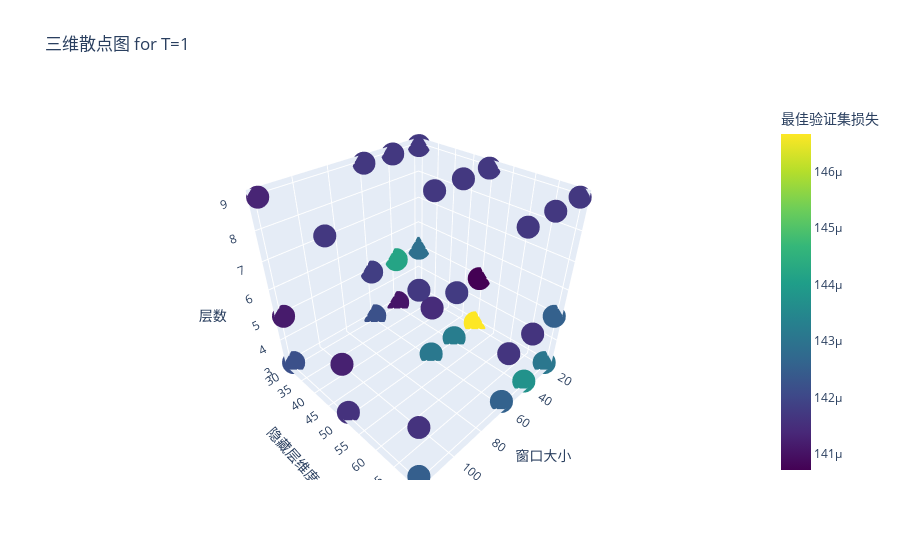
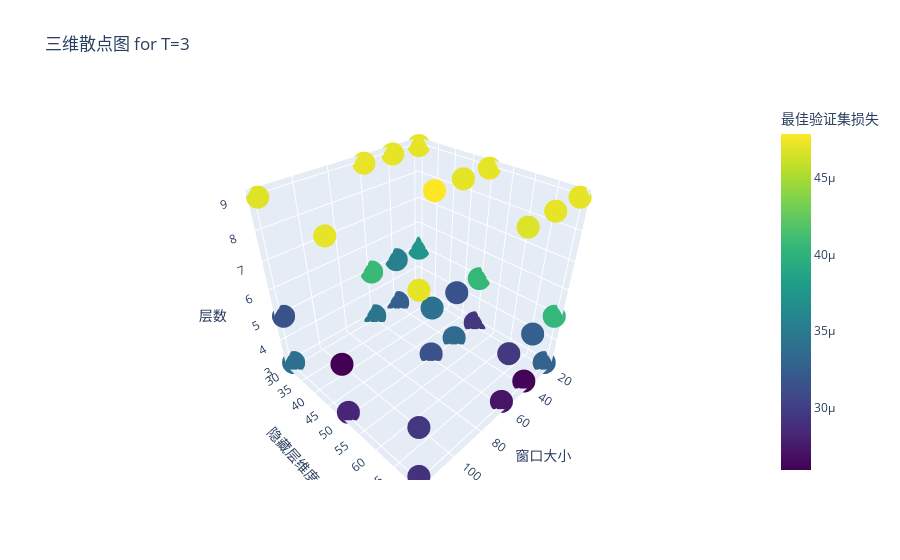
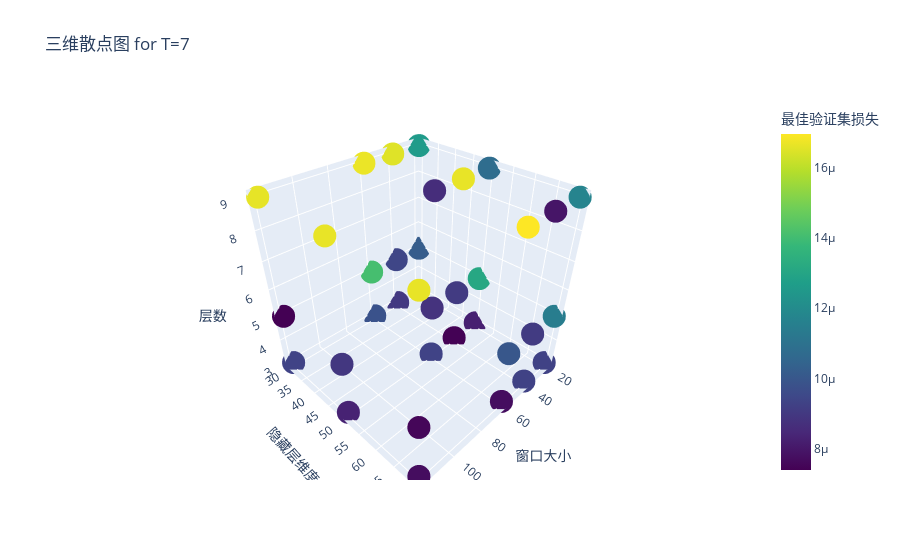
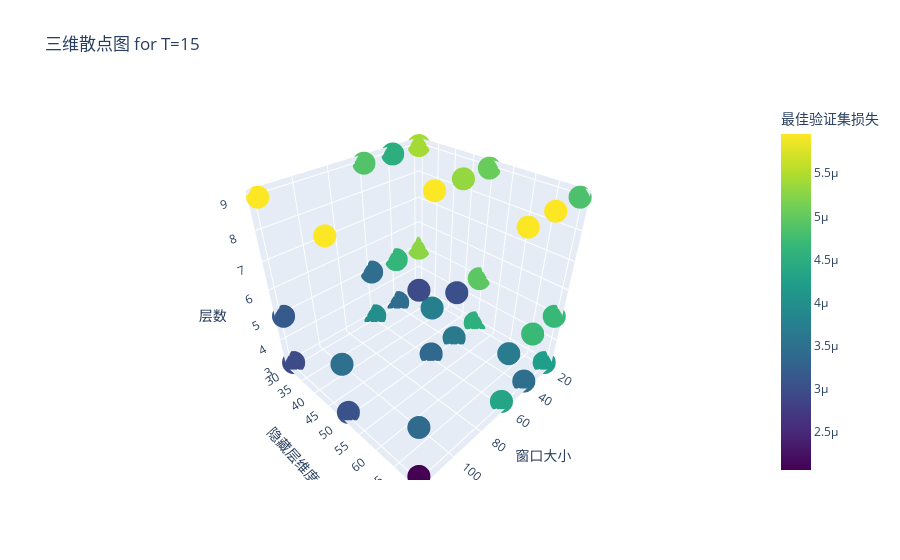

The notebook cell saved with these charts, in order:
### Code cell
# 为每个T值绘制三维散点图
for t in data['T'].unique():
    fig = px.scatter_3d(data[data['T'] == t],
                        x='window_size',
                        y='hidden_dim',
                        z='num_layers',
                        color='best_val_loss',
                        color_continuous_scale='Viridis',
                        title=f'三维散点图 for T={t}',
                        labels={'window_size': '窗口大小', 'hidden_dim': '隐藏层维度', 'num_layers': '层数', 'best_val_loss': '最佳验证集损失'})
    # 将best_val_loss最小的三个的参数标注在图中，就像把鼠标放到点上显示的信息
    fig.update_traces(textposition='top center', textfont_size=8, selector=dict(mode='markers'))
    
 
    fig.show()

    # 保存图表
    fig.write_html(f'3d_scatter_plots_{config_id}/3d_scatter_plot_T_{t}.html')

### Figure 1 — Plotly figure (JSON) as saved in the notebook; plotly's stock layout.template omitted (floating-point values rounded to 4 significant figures)
{"data": [{"hovertemplate": "窗口大小=%{x}<br>隐藏层维度=%{y}<br>层数=%{z}<br>最佳验证集损失=%{marker.color}<extra></extra>", "legendgroup": "", "marker": {"color": [0.000144, 0.0001429, 0.0001417, 0.0001467, 0.0001407, 0.0001417, 0.0001431, 0.0001426, 0.0001417, 0.0001411, 0.0001442, 0.0001417, 0.0001432, 0.0001418, 0.0001417, 0.0001437, 0.0001416, 0.0001417, 0.0001422, 0.0001418, 0.0001417, 0.0001431, 0.0001415, 0.0001417, 0.0001426, 0.0001416, 0.0001417, 0.0001422, 0.0001411, 0.0001413, 0.0001416, 0.0001413, 0.0001417, 0.0001425, 0.0001416, 0.0001417], "coloraxis": "coloraxis", "symbol": "circle"}, "mode": "markers", "name": "", "scene": "scene", "showlegend": false, "x": [20, 20, 20, 20, 20, 20, 20, 20, 20, 40, 40, 40, 40, 40, 40, 40, 40, 40, 60, 60, 60, 60, 60, 60, 60, 60, 60, 120, 120, 120, 120, 120, 120, 120, 120, 120], "y": [30, 30, 30, 50, 50, 50, 70, 70, 70, 30, 30, 30, 50, 50, 50, 70, 70, 70, 30, 30, 30, 50, 50, 50, 70, 70, 70, 30, 30, 30, 50, 50, 50, 70, 70, 70], "z": [3, 5, 9, 3, 5, 9, 3, 5, 9, 3, 5, 9, 3, 5, 9, 3, 5, 9, 3, 5, 9, 3, 5, 9, 3, 5, 9, 3, 5, 9, 3, 5, 9, 3, 5, 9], "type": "scatter3d", "textfont": {"size": 8}, "textposition": "top center"}], "layout": {"scene": {"domain": {"x": [0.0, 1.0], "y": [0.0, 1.0]}, "xaxis": {"title": {"text": "窗口大小"}}, "yaxis": {"title": {"text": "隐藏层维度"}}, "zaxis": {"title": {"text": "层数"}}}, "coloraxis": {"colorbar": {"title": {"text": "最佳验证集损失"}}, "colorscale": [[0.0, "#440154"], [0.1111, "#482878"], [0.2222, "#3e4989"], [0.3333, "#31688e"], [0.4444, "#26828e"], [0.5556, "#1f9e89"], [0.6667, "#35b779"], [0.7778, "#6ece58"], [0.8889, "#b5de2b"], [1.0, "#fde725"]]}, "legend": {"tracegroupgap": 0}, "title": {"text": "三维散点图 for T=1"}}}

### Figure 2 — Plotly figure (JSON) as saved in the notebook; plotly's stock layout.template omitted (floating-point values rounded to 4 significant figures)
{"data": [{"hovertemplate": "窗口大小=%{x}<br>隐藏层维度=%{y}<br>层数=%{z}<br>最佳验证集损失=%{marker.color}<extra></extra>", "legendgroup": "", "marker": {"color": [3.617e-05, 3.743e-05, 4.709e-05, 2.949e-05, 4.056e-05, 4.71e-05, 3.28e-05, 4.057e-05, 4.709e-05, 3.257e-05, 3.547e-05, 4.709e-05, 3.347e-05, 3.155e-05, 4.709e-05, 2.619e-05, 3.251e-05, 4.709e-05, 3.444e-05, 4.073e-05, 4.719e-05, 3.144e-05, 3.422e-05, 4.787e-05, 2.717e-05, 2.96e-05, 4.675e-05, 3.384e-05, 3.149e-05, 4.682e-05, 2.828e-05, 2.593e-05, 4.71e-05, 2.901e-05, 2.95e-05, 4.709e-05], "coloraxis": "coloraxis", "symbol": "circle"}, "mode": "markers", "name": "", "scene": "scene", "showlegend": false, "x": [20, 20, 20, 20, 20, 20, 20, 20, 20, 40, 40, 40, 40, 40, 40, 40, 40, 40, 60, 60, 60, 60, 60, 60, 60, 60, 60, 120, 120, 120, 120, 120, 120, 120, 120, 120], "y": [30, 30, 30, 50, 50, 50, 70, 70, 70, 30, 30, 30, 50, 50, 50, 70, 70, 70, 30, 30, 30, 50, 50, 50, 70, 70, 70, 30, 30, 30, 50, 50, 50, 70, 70, 70], "z": [3, 5, 9, 3, 5, 9, 3, 5, 9, 3, 5, 9, 3, 5, 9, 3, 5, 9, 3, 5, 9, 3, 5, 9, 3, 5, 9, 3, 5, 9, 3, 5, 9, 3, 5, 9], "type": "scatter3d", "textfont": {"size": 8}, "textposition": "top center"}], "layout": {"scene": {"domain": {"x": [0.0, 1.0], "y": [0.0, 1.0]}, "xaxis": {"title": {"text": "窗口大小"}}, "yaxis": {"title": {"text": "隐藏层维度"}}, "zaxis": {"title": {"text": "层数"}}}, "coloraxis": {"colorbar": {"title": {"text": "最佳验证集损失"}}, "colorscale": [[0.0, "#440154"], [0.1111, "#482878"], [0.2222, "#3e4989"], [0.3333, "#31688e"], [0.4444, "#26828e"], [0.5556, "#1f9e89"], [0.6667, "#35b779"], [0.7778, "#6ece58"], [0.8889, "#b5de2b"], [1.0, "#fde725"]]}, "legend": {"tracegroupgap": 0}, "title": {"text": "三维散点图 for T=3"}}}

### Figure 3 — Plotly figure (JSON) as saved in the notebook; plotly's stock layout.template omitted (floating-point values rounded to 4 significant figures)
{"data": [{"hovertemplate": "窗口大小=%{x}<br>隐藏层维度=%{y}<br>层数=%{z}<br>最佳验证集损失=%{marker.color}<extra></extra>", "legendgroup": "", "marker": {"color": [1.056e-05, 1.02e-05, 1.26e-05, 8.239e-06, 1.308e-05, 1.077e-05, 9.286e-06, 1.143e-05, 1.171e-05, 9.003e-06, 9.405e-06, 1.651e-05, 7.425e-06, 9.057e-06, 1.665e-05, 9.292e-06, 9.065e-06, 7.947e-06, 9.839e-06, 1.409e-05, 1.669e-05, 9.327e-06, 8.821e-06, 8.619e-06, 7.714e-06, 9.99e-06, 1.695e-05, 9.325e-06, 7.391e-06, 1.662e-05, 8.303e-06, 8.935e-06, 1.664e-05, 7.716e-06, 7.528e-06, 1.664e-05], "coloraxis": "coloraxis", "symbol": "circle"}, "mode": "markers", "name": "", "scene": "scene", "showlegend": false, "x": [20, 20, 20, 20, 20, 20, 20, 20, 20, 40, 40, 40, 40, 40, 40, 40, 40, 40, 60, 60, 60, 60, 60, 60, 60, 60, 60, 120, 120, 120, 120, 120, 120, 120, 120, 120], "y": [30, 30, 30, 50, 50, 50, 70, 70, 70, 30, 30, 30, 50, 50, 50, 70, 70, 70, 30, 30, 30, 50, 50, 50, 70, 70, 70, 30, 30, 30, 50, 50, 50, 70, 70, 70], "z": [3, 5, 9, 3, 5, 9, 3, 5, 9, 3, 5, 9, 3, 5, 9, 3, 5, 9, 3, 5, 9, 3, 5, 9, 3, 5, 9, 3, 5, 9, 3, 5, 9, 3, 5, 9], "type": "scatter3d", "textfont": {"size": 8}, "textposition": "top center"}], "layout": {"scene": {"domain": {"x": [0.0, 1.0], "y": [0.0, 1.0]}, "xaxis": {"title": {"text": "窗口大小"}}, "yaxis": {"title": {"text": "隐藏层维度"}}, "zaxis": {"title": {"text": "层数"}}}, "coloraxis": {"colorbar": {"title": {"text": "最佳验证集损失"}}, "colorscale": [[0.0, "#440154"], [0.1111, "#482878"], [0.2222, "#3e4989"], [0.3333, "#31688e"], [0.4444, "#26828e"], [0.5556, "#1f9e89"], [0.6667, "#35b779"], [0.7778, "#6ece58"], [0.8889, "#b5de2b"], [1.0, "#fde725"]]}, "legend": {"tracegroupgap": 0}, "title": {"text": "三维散点图 for T=7"}}}

### Figure 4 — Plotly figure (JSON) as saved in the notebook; plotly's stock layout.template omitted (floating-point values rounded to 4 significant figures)
{"data": [{"hovertemplate": "窗口大小=%{x}<br>隐藏层维度=%{y}<br>层数=%{z}<br>最佳验证集损失=%{marker.color}<extra></extra>", "legendgroup": "", "marker": {"color": [4.645e-06, 5.274e-06, 5.414e-06, 4.514e-06, 4.954e-06, 5.043e-06, 4.223e-06, 4.682e-06, 4.831e-06, 3.45e-06, 4.638e-06, 4.507e-06, 3.652e-06, 3.024e-06, 5.323e-06, 3.475e-06, 4.694e-06, 5.954e-06, 3.984e-06, 3.453e-06, 4.875e-06, 3.37e-06, 3.749e-06, 5.949e-06, 4.341e-06, 3.684e-06, 5.949e-06, 2.962e-06, 3.17e-06, 5.949e-06, 3.046e-06, 3.485e-06, 5.949e-06, 2.063e-06, 3.406e-06, 2.967e-06], "coloraxis": "coloraxis", "symbol": "circle"}, "mode": "markers", "name": "", "scene": "scene", "showlegend": false, "x": [20, 20, 20, 20, 20, 20, 20, 20, 20, 40, 40, 40, 40, 40, 40, 40, 40, 40, 60, 60, 60, 60, 60, 60, 60, 60, 60, 120, 120, 120, 120, 120, 120, 120, 120, 120], "y": [30, 30, 30, 50, 50, 50, 70, 70, 70, 30, 30, 30, 50, 50, 50, 70, 70, 70, 30, 30, 30, 50, 50, 50, 70, 70, 70, 30, 30, 30, 50, 50, 50, 70, 70, 70], "z": [3, 5, 9, 3, 5, 9, 3, 5, 9, 3, 5, 9, 3, 5, 9, 3, 5, 9, 3, 5, 9, 3, 5, 9, 3, 5, 9, 3, 5, 9, 3, 5, 9, 3, 5, 9], "type": "scatter3d", "textfont": {"size": 8}, "textposition": "top center"}], "layout": {"scene": {"domain": {"x": [0.0, 1.0], "y": [0.0, 1.0]}, "xaxis": {"title": {"text": "窗口大小"}}, "yaxis": {"title": {"text": "隐藏层维度"}}, "zaxis": {"title": {"text": "层数"}}}, "coloraxis": {"colorbar": {"title": {"text": "最佳验证集损失"}}, "colorscale": [[0.0, "#440154"], [0.1111, "#482878"], [0.2222, "#3e4989"], [0.3333, "#31688e"], [0.4444, "#26828e"], [0.5556, "#1f9e89"], [0.6667, "#35b779"], [0.7778, "#6ece58"], [0.8889, "#b5de2b"], [1.0, "#fde725"]]}, "legend": {"tracegroupgap": 0}, "title": {"text": "三维散点图 for T=15"}}}
